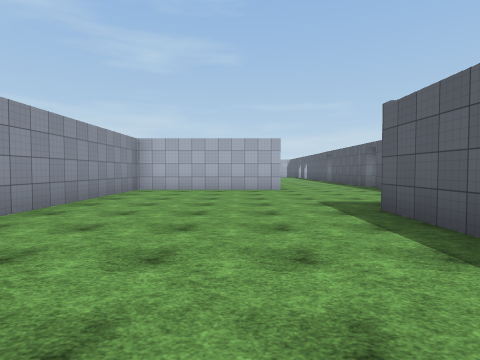
view 1 (above)

18 first-person views from a walk through a 3-D level made in the Unity game engine. The camera is 1.5 m above the floor, tilts 2° down and sees 80° across. The floor is counted in squares, 2.67 m on a side. Each view is taken from the middle of a square. On the plan, view 1 faces up. The plan holds only what a view shows up to about 9 squares ahead; the rest is blank. The place goes on beyond the plan. The player is left out. Some surface patterns are stand-ins.

view 2
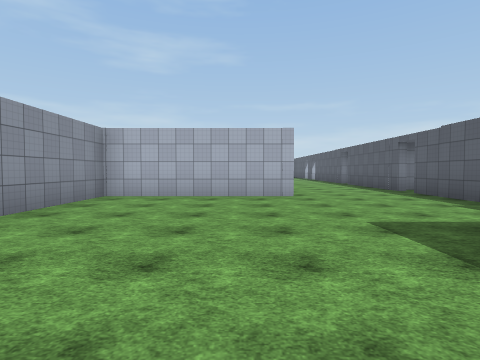

view 3
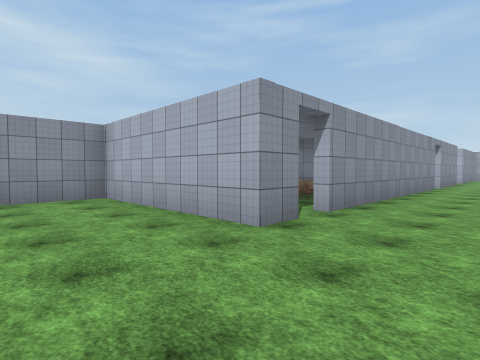

view 4
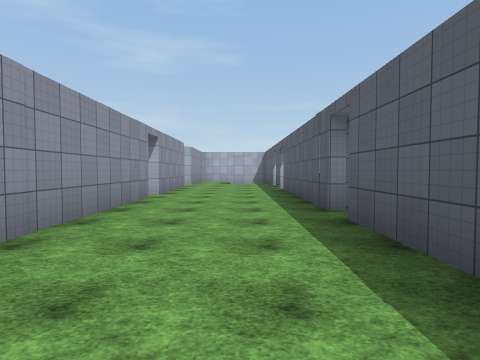

view 5
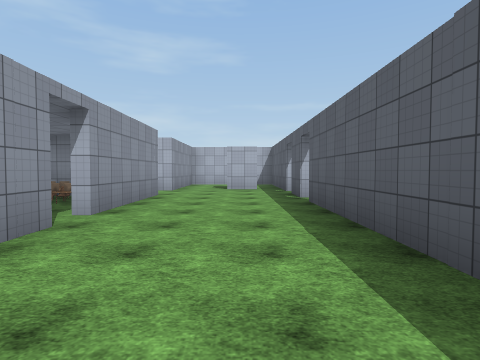

view 6
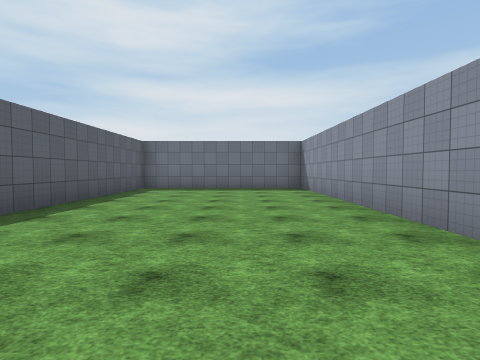

view 7
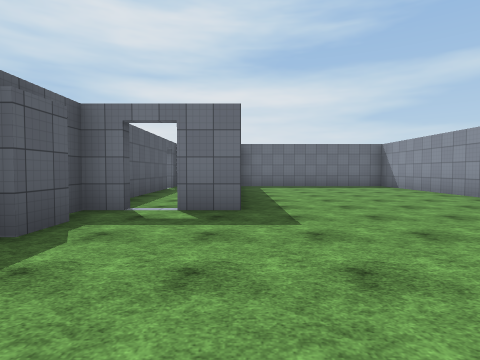

view 8
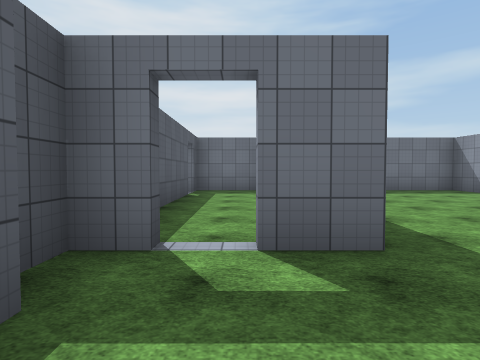

view 9
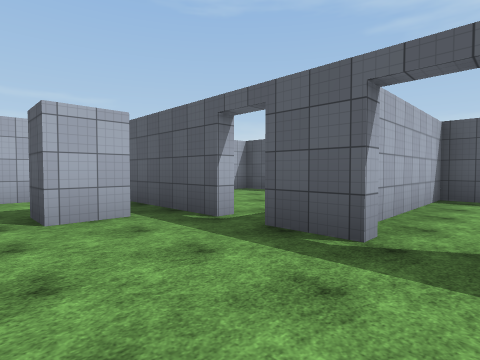

view 10
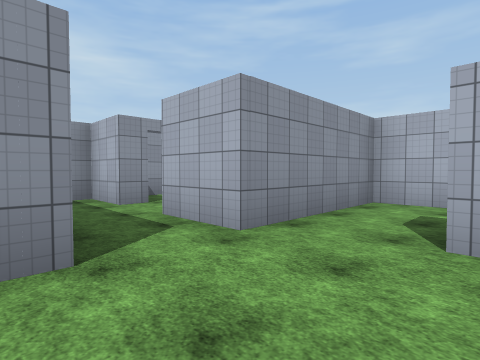

view 11
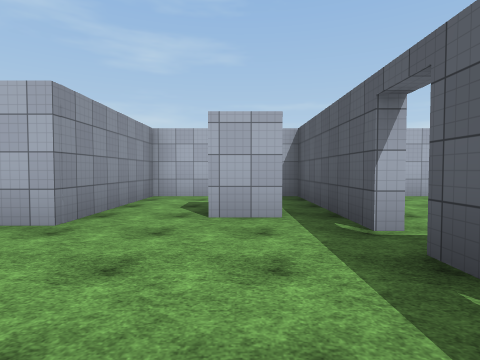

view 12
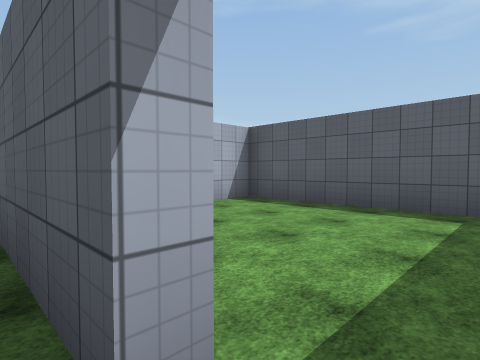

view 13
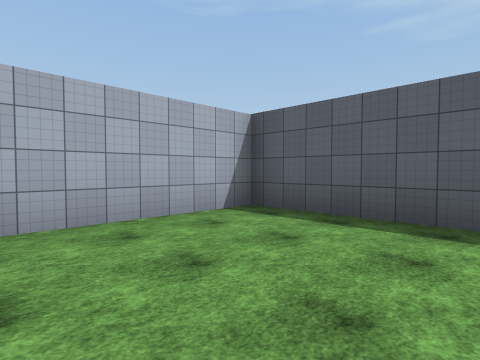

view 14
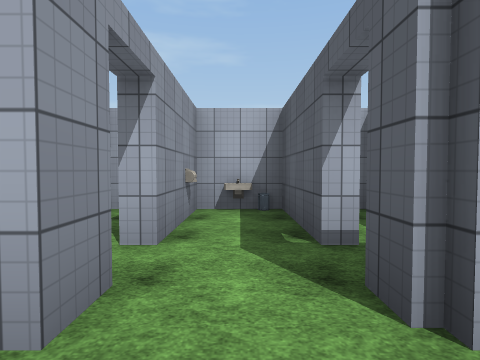

view 15
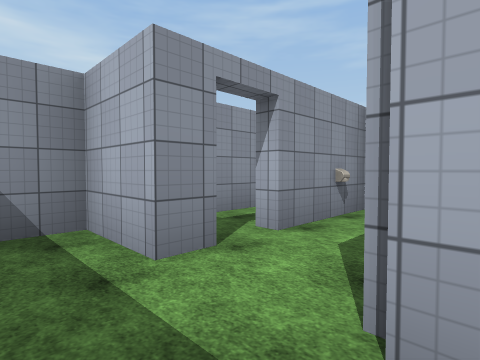

view 16
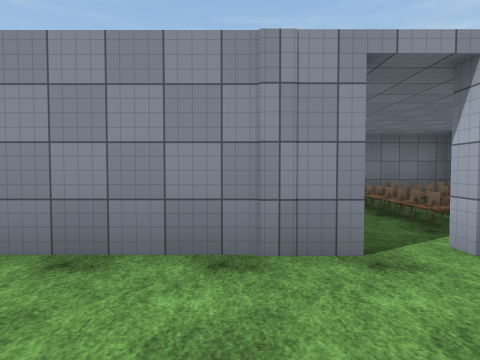

view 17
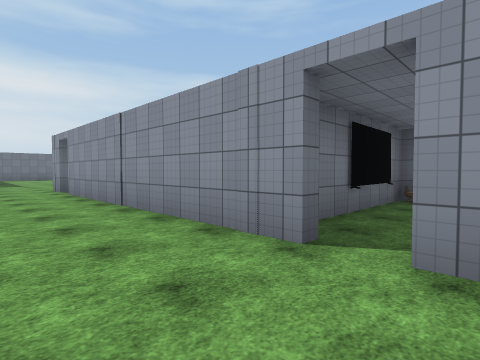

view 18
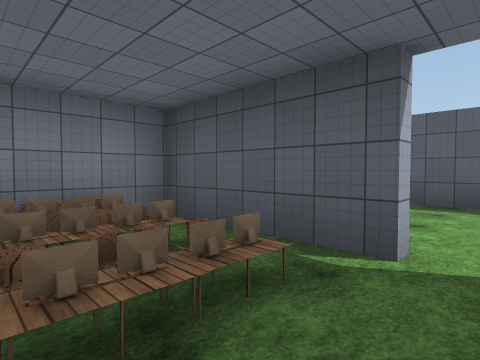

### Floor plan
Ten units are one square. View 1 is at (0, 0); x grows to the right and y downward. Boxes are objects, and circles mark ways between rooms. Rooms are numbered by the first view taken in them; rooms with no view inside come last. Other rooms are left out.
<svg viewBox="-40 -246 129 270">
<path fill="none" stroke="#000" d="M11 -89 11 -81 -25 -81M42 -70 42 -90M39 -49 39 -56M-29 -75 -29 19 20 19 20 -40 29 -40M42 -96 42 -132M42 -40 42 -45M42 -139 42 -181M42 6 42 -24M11 -159 11 -95M25 19 42 19M11 -195 11 -165M42 -206 42 -221M36 -214 26 -214M46 -206 42 -206M84 -204 84 -241 53 -241M42 -189 42 -199M9 -165 9 -191M-16 -209 -29 -209 -29 -201M-25 -154 1 -154M11 -209 -4 -209M26 -214 26 -221M42 -221 42 -241 11 -241 11 -224"/>
<rect x="-35" y="-165" width="10" height="20" fill="#bbb"><title>other object</title></rect>
<rect x="-35" y="-195" width="10" height="10" fill="#bbb"><title>other object</title></rect>
<rect x="-15" y="-175" width="10" height="10" fill="#bbb"><title>chair</title></rect>
<rect x="-15" y="-185" width="10" height="10" fill="#bbb"><title>other object</title></rect>
<rect x="-15" y="-195" width="10" height="10" fill="#bbb"><title>other object</title></rect>
<rect x="-5" y="-175" width="10" height="10" fill="#bbb"><title>other object</title></rect>
<rect x="-5" y="-185" width="10" height="10" fill="#bbb"><title>chair</title></rect>
<rect x="-5" y="-195" width="10" height="10" fill="#bbb"><title>other object</title></rect>
<circle cx="40" cy="-200" r="3" fill="#2a7"/>
<circle cx="10" cy="-160" r="3" fill="#2a7"/>
<circle cx="10" cy="-200" r="3" fill="#2a7"/>
<circle cx="20" cy="-210" r="3" fill="#2a7"/>
<text x="10" y="-70">1</text>
<text x="60" y="-220">2</text>
<text x="-10" y="-180">3</text>
<text x="20" y="-230">4</text>
</svg>
Room 1 opens to room 2. Room 1 opens to room 3. Room 1 opens to room 4.

Where each view was taken, in squares from view 1:
view 1: 0 up, 0 right, facing up
view 2: 2 up, 0 right, facing up
view 3: 6 up, 3 right, facing up-left
view 4: 10 up, 3 right, facing up
view 5: 13 up, 3 right, facing up
view 6: 7 up, 1 left, facing down
view 7: 8 up, 2 right, facing down
view 8: 6 up, 3 right, facing down
view 9: 18 up, 2 right, facing up-right
view 10: 19 up, 3 right, facing up-left
view 11: 18 up, 3 right, facing up
view 12: 20 up, 4 right, facing up-right
view 13: 21 up, 5 right, facing up-right
view 14: 20 up, 1 left, facing up
view 15: 20 up, 0 right, facing up-left
view 16: 15 up, 3 right, facing left
view 17: 17 up, 3 right, facing down-left
view 18: 16 up, 1 left, facing up-right
